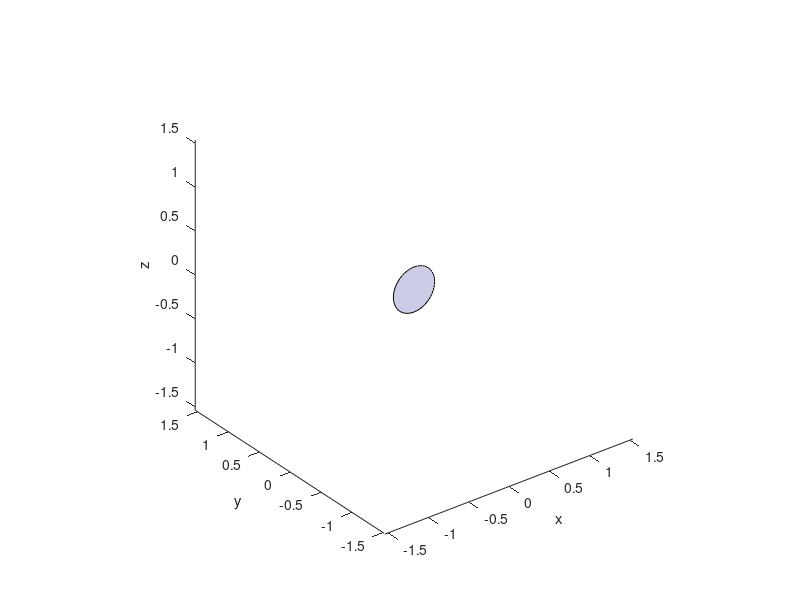

Write MATLAB code to recreate this figure. (Note: this script raises an error after producing the figure.)
capas=2;
draw=true;

rt=2.560/2;%Radio del espejo principal (m): ref. Nordic Optical Telescope (NOT) -> 2.560 m
r=rt/(capas*2+1);%
%f=1;%Distancia focal del espejo completo.
f=5.12; %(NOT) -> 5.12 m
t=@(capas) linspace(0,2*pi,capas*6+1); %Coloca posiciones para n espejos en 2pi radianes

T={}; %Cell array donde cada elemento es un vector de radianes donde colocaremos cada fila de espejos
for i=1:capas
    T{end+1}=t(i);
    T{end}(end)=[]; %Elimina el ultimo elemento redundante (T(1)=T(end))
end


rESP0=[zeros(3*capas*(capas+1),3)];

if 3*capas*(capas+1)>2500
    input("Nº de espejos:" + (3*capas*(capas+1)+1) + ", continuar? ")
end

k=linspace(0,2*pi,50);
x=@(r,theta) r*cos(theta);
y=@(r,theta) r*sin(theta);
%v=[[x(r,0);y(r,0);0],[x(r,1);y(r,1);0],[x(r,2);y(r,2);0],[x(r,3);y(r,3);0],[x(r,4);y(r,4);0],[x(r,5);y(r,5);0]];
v=[x(r,k);0*k;y(r,k)];

if draw
    figure
    plot3(0,0,0)
    hold on

    axis equal
    xlim([-rt*(1+0.2),rt*(1+0.2)])
    ylim([-rt*(1+0.2),rt*(1+0.2)])
    zlim([-rt*(1+0.2),rt*(1+0.2)])

    xlabel('x')
    ylabel('y')
    zlabel('z')
    patch(v(1,:),v(2,:),v(3,:),[0.8 0.8 0.9])

    title("Nº Capas:" + capas + " Nº Espejos:" + (3*capas*(capas+1)+1))
    annotation('textbox', [0.77, 0.5, 0.7, 0.1], 'String', {"PARAMETROS DEL ESPEJO","Distancia focal: " + f + "m", "Diametro del espejo: " + rt*2 + "m", "Diametro por segmento:" + rt/(capas*2+1), "Porcentaje de superficie cubierta:" + round(((3*capas*(capas+1)+1)*r^2)/(rt^2)*100,2) + "%"}, 'FitBoxToText', 'on');
end

k=0; %Guarda cuantos objetos habia en las capas anteriores
for i=1:capas
    for j=1:length(T{i})
        rj=[i*2*r*sin(T{i}(j)),(i*2*r)^2/(4*f),i*2*r*cos(T{i}(j))];
        rESP0(k+j,:)=rj; %Añade a la lista de posiciones despues de los k anteriores elementos
        vj=v+rj';
        if draw
            patch(vj(1,:),vj(2,:),vj(3,:),[0.8 0.8 0.9])
        end
    end
    k=k+6*i; %Actualiza k con el numero de elementos de la capa
end

view(0,0)
rESP0=[0,f,0;0,0,0;rESP0];

clearvars -except rESP0 v

writematrix(rESP0,'Telescopio completo\Datos\coordenadasESP') %[Coordenadas del foco; Coordenadas de los espejos]
writematrix(v,'Telescopio completo\Datos\verticesESPvertical') %Coordenadas de los vertices de un hexagono centrado en [0,0,0]
